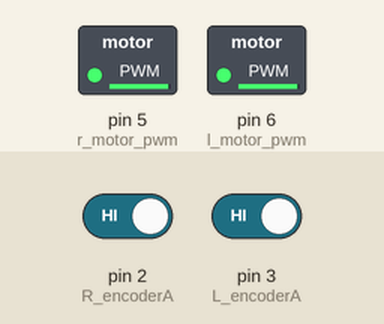
The sketch below on a simulated Arduino Uno, built with avr-gcc and run on an emulated ATmega328P. Shown: switched loads named in the sketch (green lamp = pin HIGH). The inputs (shaded band) are chosen by the test bench; at power-on: pin 2 (R_encoderA) HIGH, pin 3 (L_encoderA) HIGH. What the sketch prints to the serial monitor is not drawn.

Above: at 0.1 s.
Timing chart, 0 to 1.6 s (numbered marks = the images above):
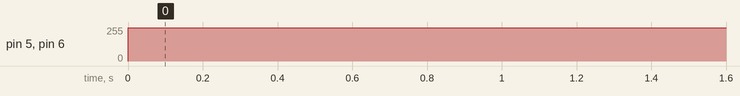

Measured:
- by itself, pin 5 (r_motor_pwm), pin 6 (l_motor_pwm): 0/255 → 250/255 at 0.00 s

The sketch:

PID_control_Motor2.ino
```cpp
//Pin number
#define R_encoderA 2
#define R_encoderB 4
#define L_encoderA 3
#define L_encoderB 7
#define r_motor_pwm 5
#define l_motor_pwm 6
#define IN1 12
#define IN2 13


//Parameter
float Kp=6.0;
//float Ki=0.0;
float Kd=4.0;

float r_Target = 10.0;
float l_Target = 10.0;
float r_data;
float l_data;
float r_last_data = 0.0;
float l_last_data = 0.0;

float r_duty = 0.0;
float l_duty = 0.0;
float r_dt, r_preTime;
float l_dt, l_preTime;
float last_Time;
float r_P, r_I, r_D, r_preP = 0;
float l_P, l_I, l_D, l_preP = 0;
volatile int r_encoderCnt=0;
volatile int l_encoderCnt=0;

void setup(){
  pinMode(R_encoderA, INPUT);
  pinMode(R_encoderB, INPUT);
  digitalWrite(R_encoderA, HIGH);
  digitalWrite(R_encoderB, HIGH);
  pinMode(L_encoderA, INPUT);
  pinMode(L_encoderB, INPUT);
  digitalWrite(L_encoderA, HIGH);
  digitalWrite(L_encoderB, HIGH);

  digitalWrite(IN1, LOW);
  digitalWrite(IN2, LOW);
  attachInterrupt(0, Right_Motor, CHANGE);
  attachInterrupt(1, Left_Motor, CHANGE);

  Serial.begin(115200);

  r_preTime=micros();
  l_preTime=r_preTime;
  last_Time=micros();
}

void loop(){
  static int i=0;
  static float startTime=micros();
  r_data=(float)r_encoderCnt/1500*200*60;
  l_data=(float)l_encoderCnt/1500*200*60;
  r_data=0.01*r_data+(1-0.01)*r_last_data;
  l_data=0.01*l_data+(1-0.01)*l_last_data;

  R_PID();
  L_PID();

  analogWrite(r_motor_pwm, abs(r_duty));
  analogWrite(l_motor_pwm, abs(l_duty));
  if(i==5){
    Serial.print(l_data);
    Serial.print("\t");
    Serial.println(r_data);
    Serial.print("\n");
    i=0;
  }

  r_encoderCnt=0;
  l_encoderCnt=0;
  r_last_data=r_data;
  l_last_data=l_data;

  i++;
  last_Time=micros();
  delay(5);
}


void R_PID(){
  r_dt = (micros() - r_preTime) / 1000000.0;
  r_preTime = micros();
  r_P  = r_Target - abs(r_data);
  //r_I += (r_P + r_preP)* r_dt;
  r_D  = (r_P - r_preP) / r_dt;
  r_preP = r_P;

  r_duty += Kp * r_P +/* Ki * I +*/ Kd * r_D;
  if(r_duty<0){
    r_duty=0;
  }else if(r_duty>250){
    r_duty=250;
  }
}

void L_PID(){
  l_dt = (micros() - l_preTime) / 1000000.0;
  l_preTime = micros();
  l_P  = l_Target - abs(l_data);
  //r_I += (r_P + r_preP)* r_dt;
  l_D  = (l_P - l_preP) / l_dt;
  l_preP = l_P;

  l_duty += Kp * l_P +/* Ki * I +*/ Kd * l_D;
  if(l_duty<0){
    l_duty=0;
  }else if(l_duty>250){
    l_duty=250;
  }
}


void Right_Motor(){
  if(digitalRead(R_encoderA)==digitalRead(R_encoderB)){
    r_encoderCnt++;
  }
  else{
    r_encoderCnt--;
  }
}

void Left_Motor(){
  if(digitalRead(L_encoderA)==digitalRead(L_encoderB)){
    l_encoderCnt--;
  }
  else{
    l_encoderCnt++;
  }
}

void CW(){
  digitalWrite(IN1, LOW);
  digitalWrite(IN2, LOW);
}

void CCW(){
  digitalWrite(IN1, HIGH);
  digitalWrite(IN2, HIGH);
  r_Target = r_Target * -1;
  l_Target = l_Target * -1;
}
```
